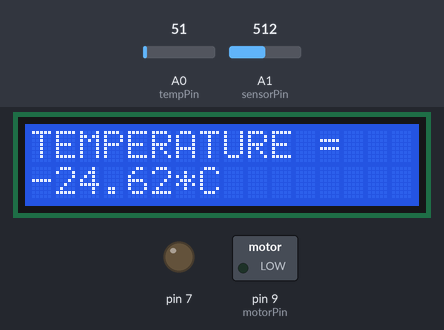
Bench run of a sketch on a simulated Arduino Uno, built with avr-gcc and run on an emulated ATmega328P. Parts: 16×2 character LCD, switched loads named in the sketch (green lamp = pin HIGH), output pins drawn as LEDs (lit = HIGH). The test bench sets the inputs (shaded band); at power-on: A0 (tempPin) = 51, A1 (sensorPin) = 512. What the sketch prints to the serial monitor is not drawn.

Above: at 1.2 s.
1.3 s: A0 (tempPin) set to 152
At 2.5 s:
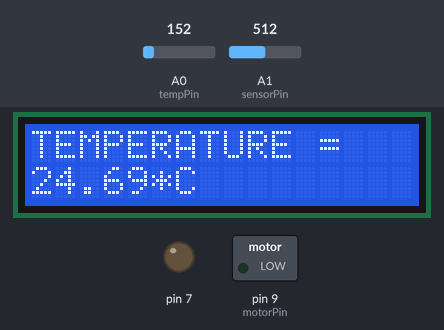
2.8 s: A0 (tempPin) set to 180
At 3.8 s:
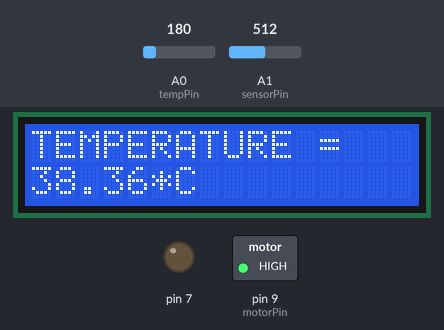
4.3 s: A0 (tempPin) set to 112
At 4.9 s:
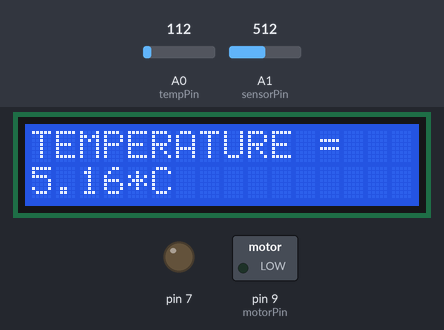
5.8 s: A1 (sensorPin) set to 109
8.8 s: A1 (sensorPin) set to 92
At 9.8 s:
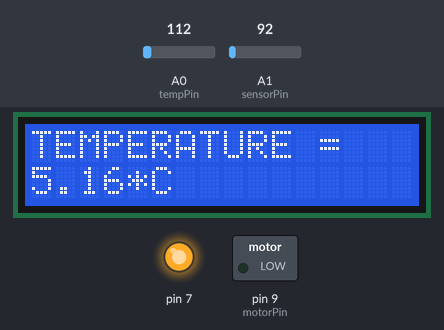
10.3 s: A0 (tempPin) set to 163
At 11.6 s:
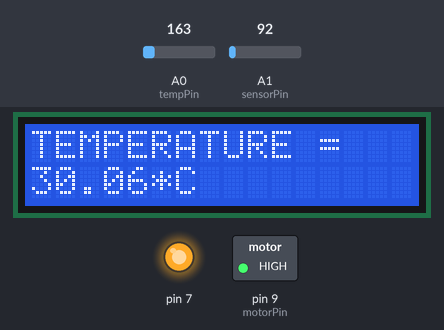
Timing chart, 0 to 12.8 s (numbered marks = the images above; inputs shaded):
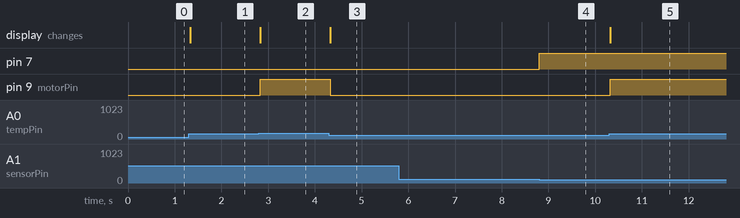

Measured:
- the behaviour switches between 162 and 163 on A0 (tempPin) (found by bisection; images 1 and 2)
- the behaviour switches between 100 and 99 on A1 (sensorPin) (found by bisection; images 3 and 4)
- after the input at 1.3 s, the display: changes at once (image 1)
- after the input at 2.8 s, pin 9 (motorPin): LOW → HIGH at once; the display: changes at once (image 2)
- after the input at 4.3 s, pin 9 (motorPin): HIGH → LOW at once; the display: changes at once (image 3)
- after the input at 5.8 s, every drawn part: stays the same
- after the input at 8.8 s, pin 7: LOW → HIGH at once
- after the input at 10.3 s, pin 9 (motorPin): LOW → HIGH at once; the display: changes at once (image 5)

The sketch:

photoresistor_and_temperature_sensor1.ino
```cpp
// include the library code:
#include <LiquidCrystal.h>

// initialize the library with the numbers of the interface pins
LiquidCrystal lcd(12, 11, 5, 4, 3, 2);
int tempPin = 0;
int sensor=6; //The output of PIR sensor connected to pin 7
int sensor_value; //variable to hold read sensor value
int motorPin = 9;
int sensorPin = 1;
int sensorValuePhotoresistor = 0;

void setup() {
  // set up the LCD's number of columns and rows:
  lcd.begin(16, 2);
  Serial.begin(9600);
  // Print a message to the LCD.
  lcd.print("TEMPERATURE = ");
   pinMode(motorPin, OUTPUT);
  pinMode(7, OUTPUT);
  pinMode(sensor,INPUT);
}

void loop() {

  lcd.setCursor(0, 0);


  double temp = analogRead(tempPin);
   temp = temp * 0.48828125;
  temp=temp-49.5266;

  Serial.print("TEMPERATURE=");
   lcd.setCursor(0, 1);
  lcd.print(temp);
  lcd.print("*C");
  lcd.println();
  Serial.println(temp);
  //--------------------

      sensorValuePhotoresistor = analogRead(sensorPin);
  			if(sensorValuePhotoresistor<100)
            {  digitalWrite(7, HIGH);
            }
            else{
              digitalWrite(7, LOW);
            }

            if(temp<30)
            {
              analogWrite(motorPin, 0);

            }
          else{
            analogWrite(motorPin, 255);
          }


//analogWrite(motorPin, temp);
  //lcd.println(sensorValuePhotoresistor);

}
 
```
